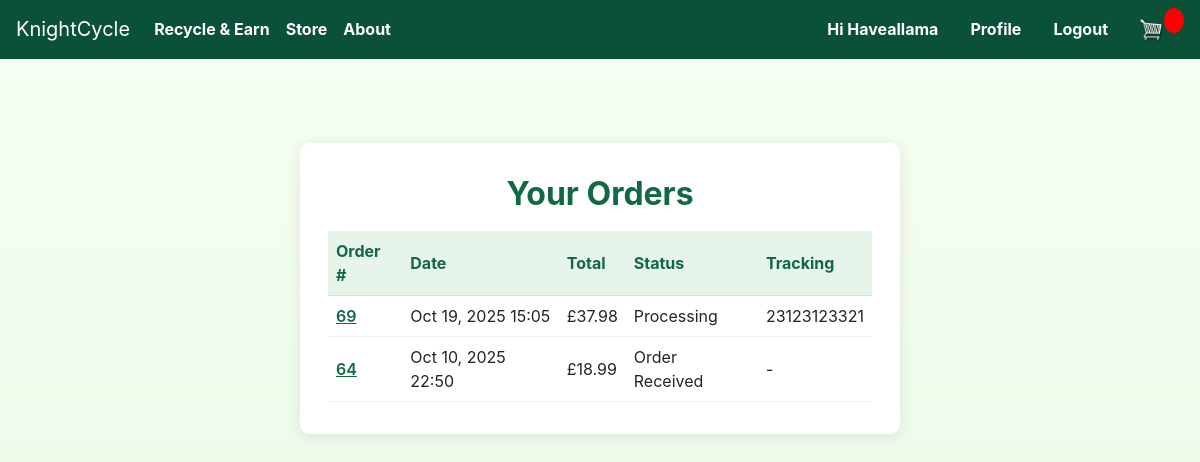
Page /store/orders/ (signed in) on the committed database.
### store/models.py (models this page shows, shortened)
class Order(models.Model):
	customer = models.ForeignKey(Customer, on_delete=models.SET_NULL, null=True, blank=True)
	date_ordered = models.DateTimeField(auto_now_add=True)
	STATUS_CHOICES = [
		('Order Received', 'Order Received'),
		('Processing', 'Processing'),
		('Order Shipped', 'Order Shipped'),
	]
	status = models.CharField(max_length=32, choices=STATUS_CHOICES, default='Order Received')
	tracking_number = models.CharField(max_length=64, blank=True, null=True)
	transaction_id = models.CharField(max_length=100, null=True)
	@property
	def get_cart_total(self):
		orderitems = self.orderitem_set.all()
		total = sum([item.get_total for item in orderitems])
		return total

class OrderItem(models.Model):
	product = models.ForeignKey(Product, on_delete=models.SET_NULL, null=True)
	order = models.ForeignKey(Order, on_delete=models.SET_NULL, null=True)
	quantity = models.IntegerField(default=0, null=True, blank=True)
	date_added = models.DateTimeField(auto_now_add=True)
	@property
	def get_total(self):
		if self.product:
			return self.product.price * self.quantity
		return 0

class Product(models.Model):
	name = models.CharField(max_length=200)
	slug = models.SlugField(unique=True, blank=True, max_length=255 )
	price = models.DecimalField(max_digits=7, decimal_places=2)
	description = models.TextField(blank=True)
	digital = models.BooleanField(default=False,null=True, blank=True)
	image = models.ImageField(upload_to='static/images/Products/', blank=True, null=True)
	is_active = models.BooleanField(default=True)
	created = models.DateTimeField(default=timezone.now)
	updated = models.DateTimeField(auto_now=True)

### store/views.py (the view)
# urls.py: path('orders/', views.orders, name='orders'),
def orders(request):
    if not request.user.is_authenticated:
        return render(request, 'pages/login.html', {'error': 'Please log in to view your orders.'})
    customer = getattr(request.user, 'customer', None)
    orders = []
    if customer:
        orders = Order.objects.filter(customer=customer).order_by('-date_ordered')
    return render(request, 'pages/orders.html', {'orders': orders, 'user': request.user})

### templates/pages/orders.html
{% extends 'store/main.html' %}
{% block content %}
<div class="profile-container" style="max-width:600px;margin:60px auto;padding:32px 28px;background:#fff;border-radius:10px;box-shadow:0 2px 16px rgba(0,32,16,0.10);">
  <h2 style="color:#116944;text-align:center;font-weight:700;">Your Orders</h2>
  {% if orders %}
    <table style="width:100%;margin-top:18px;border-collapse:collapse;">
      <thead>
        <tr style="background:#e6f4ea;color:#116944;font-weight:600;">
          <th style="padding:8px;border-bottom:1px solid #ddd;">Order #</th>
          <th style="padding:8px;border-bottom:1px solid #ddd;">Date</th>
          <th style="padding:8px;border-bottom:1px solid #ddd;">Total</th>
          <th style="padding:8px;border-bottom:1px solid #ddd;">Status</th>
          <th style="padding:8px;border-bottom:1px solid #ddd;">Tracking</th>
        </tr>
      </thead>
      <tbody>
        {% for order in orders %}
        <tr>
          <td style="padding:8px;border-bottom:1px solid #eee;"><a href="{% url 'store:order_detail' order.id %}" style="color:#116944;font-weight:600;text-decoration:underline;">{{ order.id }}</a></td>
          <td style="padding:8px;border-bottom:1px solid #eee;">{{ order.date_ordered|date:'M d, Y H:i' }}</td>
          <td style="padding:8px;border-bottom:1px solid #eee;">£{{ order.get_cart_total }}</td>
          <td style="padding:8px;border-bottom:1px solid #eee;">{{ order.status }}</td>
          <td style="padding:8px;border-bottom:1px solid #eee;">{% if order.tracking_number %}{{ order.tracking_number }}{% else %}-{% endif %}</td>
        </tr>
        {% endfor %}
      </tbody>
    </table>
  {% else %}
    <div style="color:#b30000;text-align:center;margin-top:24px;">No orders found for your account.</div>
  {% endif %}
</div>
{% endblock %}

### store/templates/store/main.html (shortened to what this page needs)
<!DOCTYPE html>
{% load static %}
<html>
    <head>
        <link rel="stylesheet" href="https://stackpath.bootstrapcdn.com/bootstrap/4.4.1/css/bootstrap.min.css">
        <link rel="stylesheet" type="text/css" href="{% static 'css/main.css' %}">
    </head>
    <body>
    <nav class="navbar navbar-expand-lg navbar-dark navbar-eco">
    <a class="navbar-brand" href="{% url 'home' %}">KnightCycle</a>
    <div class="collapse navbar-collapse" id="navbarSupportedContent">
        <ul class="navbar-nav mr-auto">
        <li class="nav-item active">
             <a class="nav-link" href="{% url 'send_waste' %}">Recycle & Earn <span class="sr-only">(current)</span></a>
        </li>
        <li class="nav-item active">
            <a class="nav-link" href="{% url 'store:store' %}">Store <span class="sr-only">(current)</span></a>
        </li>
        <li class="nav-item active">
            <a class="nav-link" href="{% url 'about' %}">About <span class="sr-only">(current)</span></a>
        </li>
        </ul>
        <div class="form-inline my-2 my-lg-0">
                        {% if user.is_authenticated %}
                            <span class="nav-link greeting">Hi {{ user.username }}</span>
                            <a class="nav-link" href="{% url 'store:profile' %}">Profile</a>
                            <a class="nav-link" href="{% url 'store:logout' %}">Logout</a>
                        {% else %}
                            <a class="nav-link" href="{% url 'store:login' %}">Login <span class="sr-only">(current)</span></a>
                        {% endif %}
            <a href="{% url 'store:cart' %}">
                <img  id="cart-icon" src="{% static 'images/cart.png' %}">
            </a>
            <p id="cart-total">{{cartItems}}</p>
        </div>
    </div>
    </nav>
    <div class="container">
        <br>
        {% block content %}
        {% endblock %}
    </div>
    </body>
</html>

### static/css/main.css (style rules this page uses)
body { background: linear-gradient(180deg,#f6fff3,#e9f9e6); }
#cart-icon { width:25px; display: inline-block; margin-left: 15px; }
#cart-total { display: block; text-align: center; color:#fff; background-color: red; width: 20px; height: 25px; border-radius: 50%; font-size: 14px; }
.navbar-eco { background-color: #0b5137 !important; border-bottom: 2px solid rgba(15,107,59,0.08); }
.navbar-eco .navbar-brand, .navbar-eco .nav-link, .navbar-eco .navbar-toggler-icon { color: #ffffff !important; }
html, body { min-height: 100% !important; height: auto !important; overflow-y: auto !important; overflow-x: hidden; }
html { overflow-y: scroll !important; }
html { scroll-behavior: smooth; }

### store/templates/store/main.html (style rules this page uses)
.navbar-eco .nav-link, .navbar-eco .nav-link.greeting { font-weight: 700 !important; color: #fff !important; opacity: 1 !important; }

### rows in the picture
Order: id "69", date_ordered "Oct 19, 2025 15:05", get_cart_total "37.98", status "Processing", tracking_number "23123123321"
Order: id "64", date_ordered "Oct 10, 2025 22:50", get_cart_total "18.99", status "Order Received"

### other values in the picture
{{ user.username }} "Haveallama"
